Frame 1 (no input): blank canvas, image omitted
Frame 60 (the mouse pressed at the canvas centre just before this capture): blank canvas, image omitted
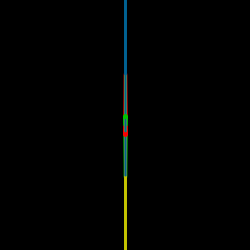
Frame 120 (the mouse held since frame 60 and released just before this capture)

The Processing sketch whose frames 1 and 60 were blank and that drew this single picture after the mouse press (run headless with seeded random() and noise(); from frame 60 on, the mouse is pressed at the canvas centre):

// Processing sketch: processing_18727
// ── processing_18727.pde

float G = +50;
float R = -50;

void setup() {
  size(250,250);
  background (0);
  smooth();
}

void draw () {
  if (mousePressed) {
    stroke(200,200,0);
    strokeWeight(2);
    line(mouseX,250,mouseX,mouseY-50);
    stroke(0,100,150);
    strokeWeight(2);
    line(mouseX,0,mouseX,mouseY+50);
     stroke(255,0,0);
    strokeWeight(5);
    point(mouseX,mouseY+R++);
    stroke(0,200,0);
    strokeWeight(5);
    point(mouseX,mouseY+G--);
  }
  fill(0,5);
  noStroke();
  rect(0,0,250,250);
}
